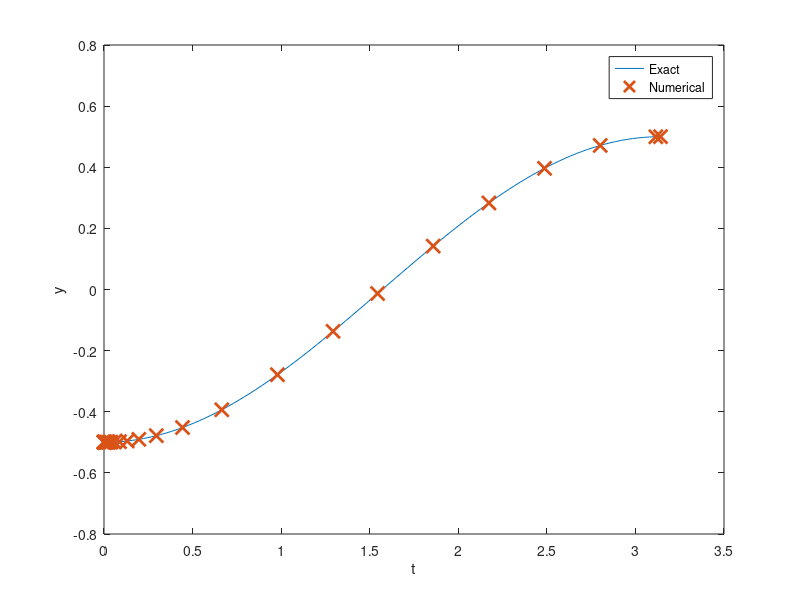

This figure's MATLAB source: (Note: this script raises an error after producing the figure.)
%% Integrator Lab: Solving First Order ODEs in MATLAB and Picard Approximation
% This lab will teach you to numerically solve first order ODEs using a built 
% in MATLAB integrator, |ode45|.  |ode45| is a good, general purpose tool for 
% integrating first order equations (and first order systems). It is not always 
% the right algorithm, but it is usually the right algorithm to try first. This 
% lab will also teach you how to manipulate symbolic functions in MATLAB.
% 
% You will learn how to use the |ode45| routine, how to interpolate between 
% points, and how MATLAB handles data structures. You will also learn how to use 
% MATLAB for exact symbolic calculations and write your own Picard approximation 
% code.
% 
% Opening the m-file lab2.m in the MATLAB editor, step through each part using 
% cell mode to see the results. Compare the output with the PDF, which was generated 
% from this m-file.
% 
% There are eight exercises in this lab that are to be handed in at the end 
% of the lab. Write your solutions in the template, including appropriate descriptions 
% in each step. Save the .m file and submit it online using Quercus.
%% Student Information
% Student Name: Linda Zhao
% 
% Student Number: 1008107683
%% Set up an inline function representation of an ODE and solve it
% MATLAB has many built in routines for solving differential equations of the 
% form
% 
% |y' = f(t,y)|
% 
% We will solve them using |ode45|, a high precision integrator. To do this, 
% we will need to construct an inline function representation of |f|, an initial 
% condition, and specify how far we want MATLAB to integrate the problem. Once 
% we have set these, we pass the information to |ode45| to get the solution.
% 
% For a first example, we will solve the initial value problem
% 
% |y' = y, y(0) = 1|
% 
% which has as its answer |y = e^t|. 

% Set up the right hand side of the ODE as an inline function
f = @(t,y) y; 

% The initial conditions
t0 = 0;
y0 = 1;

% The time we will integrate until
t1 = 2;

soln = ode45(f, [t0, t1], y0);
%% Examining the output
% When we execute the |ode45|, it returns a data structure, stored in soln. 
% We can see the pieces of the data structure with a display command:

disp(soln);
%% Understanding the components of the solution data structure
% The most important elements of the data structure are stored in the |x| and 
% |y| components of the structure; these are vectors. Vectors |x| and |y| contain 
% the points at which the numerical approximation to the initial vlaue problem 
% has been computed. In other words, |y(j)| is the approximate value of the solution 
% at |x(j)|.
% 
% *NOTE:* Even though we may be studying a problem like |u(t)| or |y(t)|, MATLAB 
% will always use |x| for the independent variable and |y| for the dependent variable 
% in the data structure.
% 
% Pieces of the data structure can be accessed using a period, as in C/C++ or 
% Java. See the examples below:

% Display the values of |t| at which |y(t)| is approximated
fprintf(' Vector of t values: ');
disp(soln.x);
% Display the the corresponding approximatations of |y(t)|
fprintf(' Vector of y values: ');
disp(soln.y);

% Display the approximation of the solution at the 3rd point:
fprintf(' Third element of the vector of t values: %g\n',soln.x(3));
fprintf(' Third element of the vector of y values: %g\n',soln.y(3));
%% Visualizing and comparing the solution
% We can now visualize the solution at the computed data points and compare 
% with the exact solution.

% Construct the exact solution
tt = linspace(0,2,50);
yy = exp(tt);

% Plot both on the same figure, plotting the approximation with x's
plot(tt, yy, soln.x, soln.y, 'x', 'MarkerSize',10, 'LineWidth', 2);
% NOTE: the MarkerSize and LineWidth are larger than their defaults of 6
% and 1, respectively.  This makes the print out more readable.

% Add a label to the axis and a legend
xlabel('t');
legend('Exact', 'Numerical','Location','Best');
%% Exercise 1
% Objective: Solve an initial value problem and plot both the numerical approximation 
% and the corresponding exact solution.
% 
% Details: Solve the IVP
% 
% |y' = y tan t + sin t, y(0) = -1/2|
% 
% from |t = 0| to |t = pi|.
% 
% Compute the exact solution (by hand), and plot both on the same figure for 
% comparison, as above.
% 
% Your submission should show the construction of the inline function, the use 
% of ode45 to obtain the solution, a construction of the exact solution, and a 
% plot showing both. In the comments, include the exact solution.
% 
% Label your axes and include a legend.

% =========================================================================================
% Exercise 1 Submission
% =========================================================================================

% Exact solution to the IVP: y(t) = -0.5cos(t), t E (0, pi)

% Generate the numerical approximation
f1 = @(t,y) y*tan(t) + sin(t);       % Set up the right hand side of the ODE as an inline function

t0 = 0;                              % Define initial conditions
y0 = -0.5;

t1 = pi;                             % Integrate until t = pi

soln1 = ode45(f1, [t0, t1], y0);     % Compute numerical solution using ode45

% Construct exact solution
tvals = linspace(0, pi, 100);
yexact1 = -0.5*cos(tvals);

% Plot both the exact solution and numerical approximation
plot(tvals, yexact1, soln1.x, soln1.y, 'x', 'MarkerSize',10, 'LineWidth', 2);
legend('Exact', 'Numerical','Location','Best');
xlabel('t');
ylabel('y');

% =========================================================================================


%% Computing an approximation at a specific point
% As you should be able to see by examining |soln.x|, ode45 returns the solution 
% at a number of points between |t0| and |t1|. But sometimes we want to know the 
% solution at some intermediate point.
% 
% To obtain this value, we need to interpolate it in a consistent way. Fortunately, 
% MATLAB provides a convenient function, |deval|, specifically for this.

% Compute the solution at t = .25:
deval(soln, .25)

% Compute the solution at t = 1.6753:
fprintf(' Solution at 1.6753: %g\n', deval(soln, 1.6753));

% Compute the solution at 10 grid points between .45 and 1.65:
tinterp = linspace(.45, 1.65, 10);
deval(soln, tinterp)

% Alternatively:
deval(soln, linspace(.45, 1.65, 10))
%% Exercise 2
% Objective: Interpolate a solution at a number of grid points
% 
% Details: For the solution you computed in exercise 1, use deval to compute 
% the interpolated values at 10 grid points between 2 and 3.

% =========================================================================================
% Exercise 2 Submission
% =========================================================================================

tinterp = linspace(2, 3, 10);
ydeval = deval(soln1, tinterp);
plot(tvals, yexact1, tinterp, ydeval, 'x', 'MarkerSize',10, 'LineWidth', 2);

% =========================================================================================


%% Errors, Step Sizes, and Tolerances
% As you may have noticed, in contrast to the IODE software, at no point do 
% we set a step size for our solution. Indeed, the step size is set adaptively 
% to conform to a specified error tolerance. 
% 
% Roughly speaking, given the solution at |(t_j, y_j)|, |ode45| computes two 
% approximations of the solution at |t_{j+1} = t_j + h|; one is of greater accuracy 
% than the other. If the difference is below a specified tolerance, the step is 
% accepted and we continue. Otherwise the step is rejected and the smaller step 
% size, |h|, is used; it is often halved.
% 
% We can compute the global truncation error at each solution point, figure 
% out the maximum error, and visualize this error (on a linear-log scale):

% Compute the exact solution
yexact = exp(soln.x);

% Compute the pointwise error; note the use of MATLAB's vectorization
err = abs(yexact - soln.y);

disp(err);

fprintf('maximum error: %g \n', max(err));

semilogy(soln.x, err, 'LineWidth', 2);
xlabel('t');
ylabel('error');
%% Exercise 3
% Objective: Examine the error of a solution generated by |ode45|
% 
% Details: For your solution to exercise 1, compute the pointwise error, identify 
% the maximum value of the error, and visualize the error on a linear-log plot 
% (use semilogy to plot the log of the error vs. t). Write in the comments where 
% the error is largest, and give a brief (1-2 sentences) explanation of why it 
% is largest there. Make sure to label your axes.

% =========================================================================================
% Exercise 3 Submission
% =========================================================================================

% Exact solution
yexact = -0.5*cos(soln1.x);

% Compute the pointwise error
err = abs(yexact - soln1.y);

disp(err);

fprintf('maximum error: %g \n', max(err));
% The maximum error occurs at t = 1.5588. 
% The error is likely largest here because t = 1.5588 is very close to pi/2,
% which is an asymptote where tan(t) tends to infinity. As a result, ode45 has 
% to deal with a value nearing infinity in the ODE dy/dt = y*tan(t) + sin(t), 
% making it difficult to generate an accurate approximation.

semilogy(soln1.x, err, 'LineWidth', 2);
xlabel('t');
ylabel('error');

% =========================================================================================


%% Exercise 4
% Objective: Solve and visualize a nonlinear ode using ode45
% 
% Details: Solve the IVP
% 
% |y' = 1 / y^2 , y(1) = 1|
% 
% from |t=1| to |t=10| using |ode45|. Find the exact solution and compute the 
% maximum pointwise error. Then plot the approximate solution and the exact solution 
% on the same axes.
% 
% Your solution should show the definition of the inline function, the computation 
% of its solution in this interval, the computation of the exact solution at the 
% computed grid points, the computation of the maximum error, and a plot of the 
% exact and approximate solutions.
% 
% Your axes should be appropriately labeled and include a legend.

% =========================================================================================
% Exercise 4 Submission
% =========================================================================================

f4 = @(t, y) 1 / y^2;               % Define inline function

t0 = 1;                             % Set up initial condition
y0 = 1;

t1 = 10;                            % Integrate until t = 10

soln4 = ode45(f4, [t0, t1], y0);    % Compute the numerical solution using ode45
yexact4 = (3*soln4.x - 2).^(1/3);   % Compute exact solution at same points: y = (3x - 2)^(1/3)

err4 = abs(yexact4 - soln4.y);      % Compute pointwise error
max_err = max(err4)                 % Determine (and print) max error

% Plot exact & approximate solutions, label plot
plot(soln4.x, yexact4, soln4.x, soln4.y, 'x', 'MarkerSize',10, 'LineWidth', 2)
xlabel('t')
ylabel('y')
legend('Exact Solution', 'Numerical Approximation', 'Location', 'best')

% =========================================================================================


%% Exercise 5
% Objective: Solve and visualize an ODE that cannot be solved by hand with |ode45|.
% 
% Details: Solve the IVP
% 
% |y' = 1 - t y / 2, y(0) = -1|
% 
% from |t=0| to |t=10|. 
% 
% Your solution should show you defining the inline function, computing the 
% solution in this interval, and plotting it.
% 
% Your axes should be appropriately labeled

% =========================================================================================
% Exercise 5 Submission
% =========================================================================================
f5 = @(t, y) 1 - t*y/2;             % Define inline function

t0 = 0;                             % Set up initial condition
y0 = -1;

t1 = 10;                            % Solve until t = 10

soln5 = ode45(f5, [t0, t1], y0);    % Solve ODE numerically w/ode45

% Plot numerical solution
plot(soln5.x, soln5.y, 'x', soln5.x, soln5.y, 'Color', '#0072BD', 'MarkerSize',10, 'LineWidth', 2)
xlabel('t')
ylabel('y')
legend("Numerical Approximation of IVP")

% =========================================================================================


%% Exercise 6 - When things go wrong
% Objective: Solve an ode and explain the warning message
% 
% Details: Solve the IVP:
% 
% |y' = y^3 - t^2, y(0) = 1|
% 
% from |t=0| to |t=1|. 
% 
% Your solution should show you defining the inline function, and computing 
% the solution in this interval.
% 
% If you try to plot the solution, you should find that the solution does not 
% make it all the way to t = 1.
% 
% In the comments explain why MATLAB generates the warning message that you 
% may see, or fails to integrate all the way to t=1. HINT: Try plotting the direction 
% field for this with IODE.

% =========================================================================================
% Exercise 6 Submission
% =========================================================================================
f6 = @(t, y) y^3 - t^2;                 % Define inline function

t0 = 0;                                 % Set up initial conditions
y0 = 1;
t1 = 1;                                 % Solve until t = 1

soln6 =ode45(f6, [t0, t1], y0);         % Compute solution using ode45

% Plot numerical solution
plot(soln6.x, soln6.y, 'x', 'MarkerSize',10, 'LineWidth', 2)
xlabel('t')
ylabel('y')
legend("Numerical Approximation of IVP")

% Warning Message: Warning: Failure at t=5.066046e-01.  Unable to meet integration 
% tolerances without reducing the step size below the smallest value allowed (1.776357e-15) at time t.

% This warning message likely occurs because the function increases too
% quickly for its values to be computed accurately. If we look at the
% direction field for this IVP using IODE, dy/dt approaches infinity very
% quickly at t ~= 0.5, meaning that taking even very small steps would
% result in a near infinite change in y.
% =========================================================================================
% =========================================================================================


%% Using symbolic variables to define functions
% We can define symbolic variables to let MATLAB know that these variables will 
% be used for exact computations

% Start by defining the variables as symbolic
syms t s x y

% Define a function by simply writing its expression

f = cos(t)
g = sin(t)
h = exp(2*x)

% We can manipulate these functions

simplify(f^2+g^2)
diff(h)

% We can plot a function defined symbolically using the command |ezplot|.
% Learn about the command |ezplot|:

help ezplot

% Plot the function |f(t)| and |h(x)|

ezplot(f)
ezplot(h)
%% 
% If we try to evaluate the function |f(0)|, we get an error message. 
% 
% The symbolic variables are not meant to be used to evaluate functions, but 
% to manipulate functions, compute derivatives, etc. To evaluate a function using 
% symbolic variables is a little cumbersome:

% We need to substitute the variable by a value:

subs(f,t,pi)
%% 
% This expression means: In the expression |f|, substitute the variable |t| 
% by the number |pi|.

% If we use a value where the cosine does not have a "nice" expression, we
% need to approximate the result:

subs(f,t,2)

% We need to use the command |eval|

eval(subs(f,t,2))
%% Exercise 7
% Objective: Define a function using symbolic variables and manipulate it.
% 
% Details: Define the function |f(x) = sin(x)cos(x)|
% 
% Use MATLAB commands to obtain a simpler form of this function, compute value 
% of this function for |x=pi/4| and |x=1|, and plot its graph.
%% Obtaining Picard approximations
% Consider an initial value problem
% 
% |y' = 1 + y| |y(0) = 0|
% 
% First we need to define the variables we will be using

syms t s y;

% We then need to define the function f

f = 1+y; % we define it without the @(t,y) because it is a symbolic function

% We set up our initial approximation phi_0 = 0:

phi=[sym(0)];   % we will keep a list with all the approximations

% Set up a loop to get successive approximations using Picard iterations

N=5;

for i = 1:N
    func=subs(f,y,phi(i));    % prepare function to integrate: y -> previous phi
    func=subs(func,t,s);      % variable of integration is s, so we need to change
                              % t -> s
    
    newphi = int(func, s, 0 ,t);   % integrate to find next approximation
    
    phi=cat(2,phi,[newphi]);       % update the list of approximations by adding new phi
end

% Show the last approximation

phi(N+1)

% Plot the approximation just found

picard=ezplot(phi(N+1),[0,5]);
set(picard,'Color','green');         % set the color of the graph to green

% In this case, the exact solution is
%
% |y=e^t-1|
%
% Compare the approximation and the exact solutions

hold on;
exact=ezplot(exp(t)-1,[0,5]);

xlabel('t');
ylabel('y');
title('Picard Approximations');
legend('Picard Approximation', 'Exact Solution','Location','NorthWest');
%% Exercise 8
%%
% 
%  Objective: Solve your own Picard Approximation and compare it to the
%  exact solution.
%
%%
% 
%  Details: Consider the IVP
%     | y' = 1+y^2|
%     | y(0) = 1 |
%
%% 
% Find the Picard approximation phi_5. For better efficiency, do not keep all 
% the previous approximations.
% 
% Compute the exact solution (by hand), and plot both on the same figure for 
% comparison, as above.
% 
% Label your axes and include a legend.
% 
% HINT. The initial condition has 1 instead of 0, so the Picard method needs 
% to be adapted.